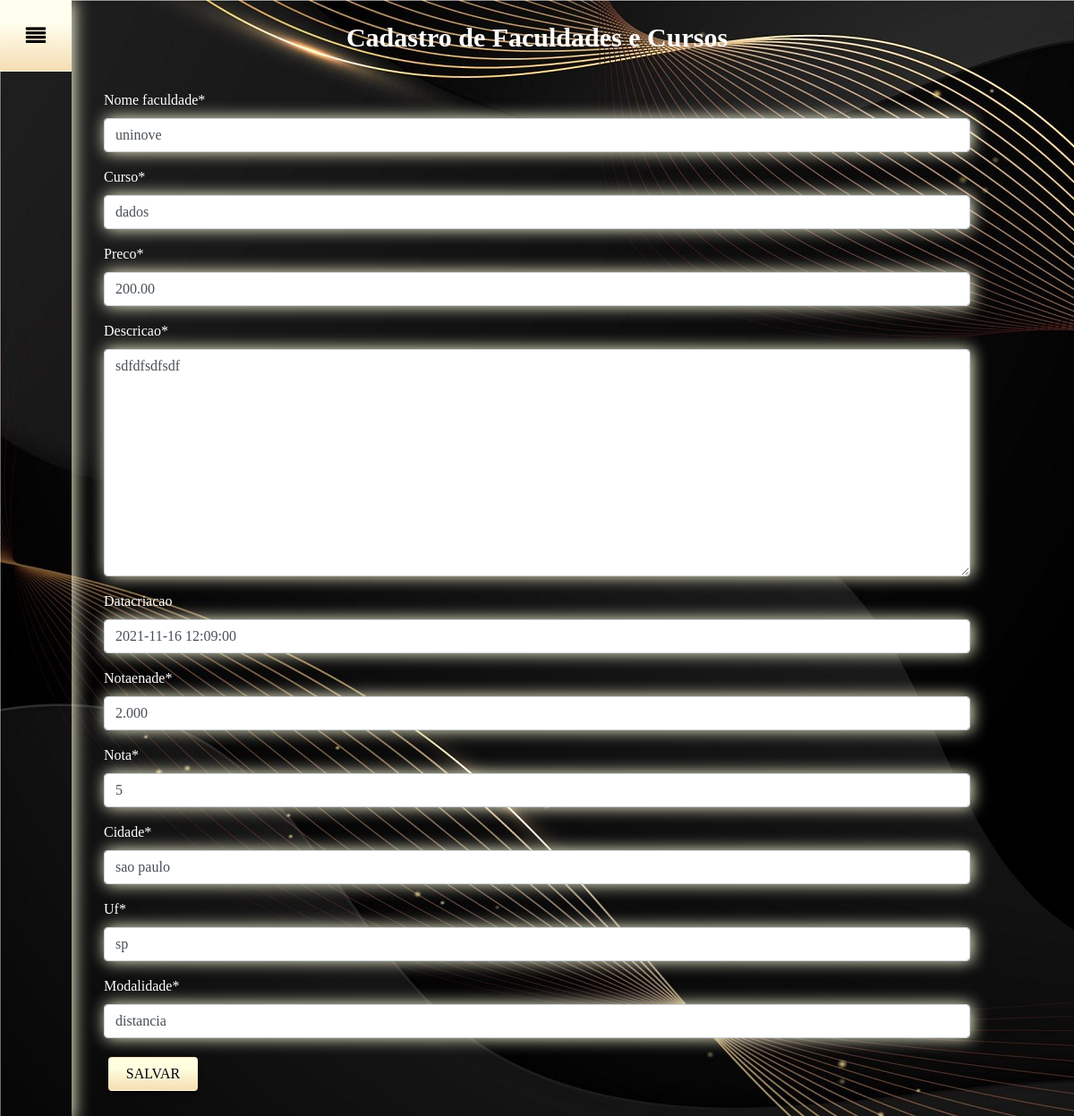
/editar/3/, run on the app's committed database.
### sitepi/models.py (models this page shows)
class Faculdades (models.Model):
    nome_faculdade = models.CharField(max_length=30)
    curso = models.CharField(max_length=50)
    preco = models.DecimalField(max_digits=6, decimal_places=2)
    descricao = models.TextField(max_length=200)
    notaenade = models.DecimalField(max_digits=4, decimal_places=3)
    nota = models.IntegerField()
    modalidade = models.CharField(max_length=20)
    cidade = models.CharField(max_length=20)
    uf = models.CharField(max_length=2)
    datacriacao = models.DateTimeField(default=datetime.now, blank=True)

### sitepi/views.py (the view)
# urls.py: path('editar/<int:pk>/', editar, name='editar'),
def editar(request, pk):
    data = {}
    data['db'] = Faculdades.objects.get(pk=pk)
    data['form'] = Faculdadesform(instance=data['db'])
    return render(request, 'form.html', data)

### sitepi/forms.py
class Faculdadesform(ModelForm):
    class Meta:
        model = Faculdades
        fields = ['nome_faculdade', 'curso', 'preco', 'descricao', 'datacriacao',
                  'notaenade', 'nota', 'cidade', 'uf', 'modalidade']

### sitepi/templates/form.html (shortened to what this page needs)
<!DOCTYPE html>
<html lang="en">
{% load static %}
{% load crispy_forms_tags %}
<head>
    <link rel="stylesheet" href="{% static 'css/Menu.css' %}">
    <link rel="stylesheet" href="{% static 'css/Estilo.css' %}">
        <link rel="stylesheet" href="https://stackpath.bootstrapcdn.com/bootstrap/4.1.3/css/bootstrap.min.css"
>
</head>
<body>
  <ul class="menu">
      <li title="menu"><a href="#" class="menu-button home">menu</a></li>
  </ul>
<h3 class="text3 pt-4 pb-2 ">Cadastro de Faculdades e Cursos</h3>
<div class="pt-2 pb-2 text4">
    {% load crispy_forms_filters %}
<form class="form-horizontal"  name="form" id="form" action="{% if db %}/atualizar/{{db.id}}/{% else %}/create/{% endif %}" method="post">
    {{ form|crispy}}
    <div>
        <input type="submit" class="btn" value="Salvar">
    </div>
</form>
    </div>
</body>
</html>

### sitepi/static/css/Menu.css (style rules this page uses)
.menu, .menu-bar { position: fixed; bottom: 0; left: 0; height: 100%; list-style-type: none; margin: 0; padding: 0; background: rgba (0, 0, 0, 0,); z-index:10; overflow:hidden; box-shadow: 2px 0 18px #ffd; }
.menu li a { display: inline-block; text-indent: -500em; height: 5em; width: 5em; line-height: 5em; text-align:center; background: -webkit-linear-gradient(bottom, #F5DEB3, #FFFFE0 70%); background: -moz-linear-gradient(bottom, #F5DEB3, #FFFFE0 70%); background: -o-linear-gradient(bottom, #F5DEB3, #FFFFE0 70%); background: -ms-linear-gradient(bottom, #F5DEB3, #FFFFE0 70%); background: linear-gradient(bottom, #F5DEB3, #FFFFE070%); position: relative; border-bottom: 1px solid rgba(0, 0, 0, 0.05); transition: background 0.1s ease-in-out; }
.menu li a:before { font-family: FontAwesome; speak: none; text-indent: 0em; position: absolute; bottom: 0; left: 0; width: 100%; height: 100%; font-size: 1.4em; }
.menu li a.home:before { content: "\f039"; }
.menu-bar li a:hover, .menu li a:hover, .menu li:first-child a { background: -webkit-linear-gradient(bottom, #F5DEB3, #FFFFF0 70%); background: -moz-linear-gradient(bottom, #F5DEB3, #FFFFF0 70%); background: -o-linear-gradient(bottom, #F5DEB3, #FFFFF0 70%); background: -ms-linear-gradient(bottom, #F5DEB3, #FFFFF0 70%); background: linear-gradient(bottom, #F5DEB3, #FFFFF0 70%); color: #000; }

### sitepi/static/css/Estilo.css (style rules this page uses)
body { margin:0; padding:0; background: url("/static/image/6166719.jpg") }
.text3 { font-family: tahoma; font-size: 30px; font-weight: bold; text-align: center; color: white; }
.text4 { font-size: 1rem; color: white; font-family: tahoma; text-align: left; }
.btn { background: -webkit-linear-gradient(bottom, #F5DEB3, #FFFFE0 70%); background: -moz-linear-gradient(bottom, #F5DEB3, #FFFFE0 70%); background: -o-linear-gradient(bottom, #F5DEB3, #FFFFE0 70%); background: -ms-linear-gradient(bottom, #F5DEB3, #FFFFE0 70%); background: linear-gradient(bottom, #F5DEB3, #FFFFE0 70%); border: 1px solid #000000; border-radius: 3px; box-shadow: 0 3px 0 rgba(0, 0, 0, .3), 0 2px 7px rgba(0, 0, 0, 0.2); color: #000000; margin: 5px 5px 10px 5px; font-family: "Trebuchet MS"; font-size: 14px; font-weight: bold; line-height: 25px; text-align: center; text-decoration: none; text-transform: uppercase; text-shadow:1px 1px 0 #FFF; padding: 5px 15px; position: relative; width: 100px; }
.btn:before { border: 1px solid #FFF; border-radius: 3px; box-shadow: inset 0 -2px 12px -4px rgba(70, 70, 70, .2), inset 0 3px 2px -1px rgba(255, 255, 255, 1); content: ""; bottom: 0; left: 0; right: 0; top: 0; padding: 5px; position: absolute; }
.btn:after { background: rgba(255, 255, 255, .4); border-radius: 2px; content: ""; bottom: 15px; left: 0px; right: 0px; top: 0px; position: absolute; }
form { margin: 0 auto; width: 1000px; padding: 1em; border-radius: 1em; }
label { display: inline-block; width: 280px; text-align: left; }
input, textarea { font: 1em sans-serif; width: 380px; -moz-box-sizing: border-box; box-sizing: border-box; border: 1px solid #ffd; box-shadow: 2px 0 18px #ffd; }
textarea { vertical-align: top; height: 5em; resize: vertical; }

### data on the page
Faculdades: nome_faculdade "uninove", curso "dados", preco "200.00", descricao "sdfdfsdfsdf", datacriacao "2021-11-16 12:09:00", notaenade "2.000", nota "5", cidade "sao paulo", uf "sp", modalidade "distancia"
